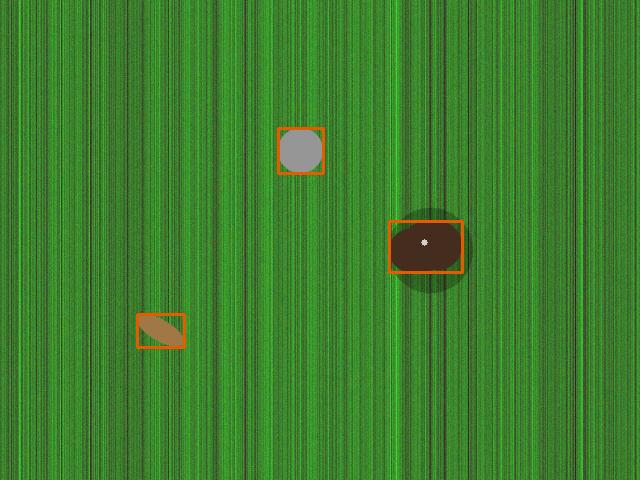
#> input picture SO101_TRIMMER/poop_scene_test.png, 640 x 480 px; its folder holds only this picture in this run
$ python -i lawn_shape.py   (imports and definitions only)
#> lines starting #> are read from the running program, lines starting #| are printed output that depends on the picture; after the words box and inside, x2 and y2 are one past the last pixel; in counts of white or black regions, pixels touching at a corner belong together
#> further down, picture is the input picture: shape (480, 640, 3); mean B, G, R 44.6, 126.9, 61.2
"""Find the lawn automatically: segment the green area, project it to metres.

Instead of clicking four corners of an assumed rectangle, this looks at what is
actually in front of the camera, decides which of it is grass, and returns that
region as a real-world polygon. The dashboard then draws the true lawn shape
rather than a rectangle.

    mask   = green_mask(bgr)                  # which pixels are grass
    poly   = ground_polygon(mask, H)          # [[x_m, y_m], ...] on the ground
    smooth = LawnShape().update(poly)         # de-jittered across frames

SCALE STILL COMES FROM THE HOMOGRAPHY. You cannot get metres out of a colour
blob alone — something has to fix the scale. So run calibrate_lawn_map.py once
(any known rectangle on the grass) and after that the SHAPE is automatic: the
lawn can be any outline, and it no longer has to match what you clicked.

Pure functions, no camera or depthai imports, so the geometry is unit-testable.
"""

# --- put the project's folders on sys.path (see paths.py) --------------------
import sys as _sys, pathlib as _pl
_d = _pl.Path(__file__).resolve().parent
# [2 lines not run here, left out]
if str(_d) not in _sys.path:
    _sys.path.insert(0, str(_d))
import paths as _paths
# [1 line not run here, left out]
# -----------------------------------------------------------------------------
import numpy as np
import cv2

# --- what counts as grass (OpenCV HSV: H 0-179, S 0-255, V 0-255) ----------
GRASS_H_LO, GRASS_H_HI = 30, 95     # green through yellow-green
GRASS_S_MIN = 35                    # must have some colour (excludes grey path)
GRASS_V_MIN = 25                    # excludes deep shadow
GRASS_V_MAX = 250                   # excludes blown-out highlights

MIN_AREA_FRAC = 0.02                # ignore green specks < 2% of the frame
SIMPLIFY_PX = 6.0                   # contour simplification tolerance
MAX_RANGE_M = 6.0                   # clip the polygon: beyond this the ground
                                    # plane projection is meaningless (horizon)
MAX_POINTS = 40                     # keep the polygon light for JSON/web


def green_mask(bgr, close_px=9, open_px=5):
    """Boolean mask of the grass region — largest green blob, holes filled."""
#> called with close_px = 9, open_px = 5
    hsv = cv2.cvtColor(bgr, cv2.COLOR_BGR2HSV)
#> hsv: shape (480, 640, 3); mean H, S, V 53.6, 163.4, 128.2
    h, s, v = hsv[..., 0], hsv[..., 1], hsv[..., 2]
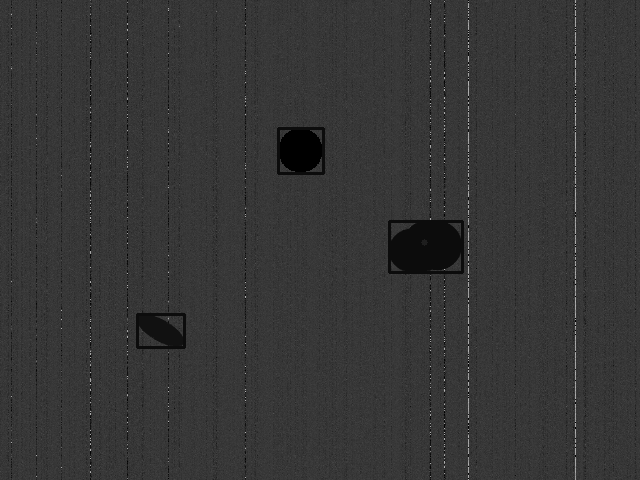
#> h: shape (480, 640); min 0, max 179, mean 53.6
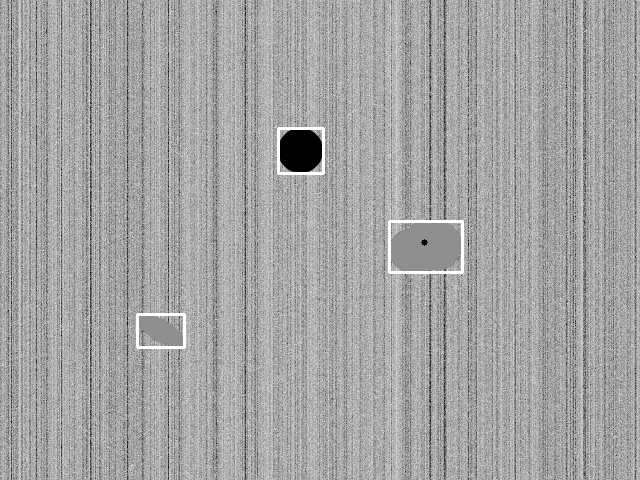
#> s: shape (480, 640); min 0, max 255, mean 163.4
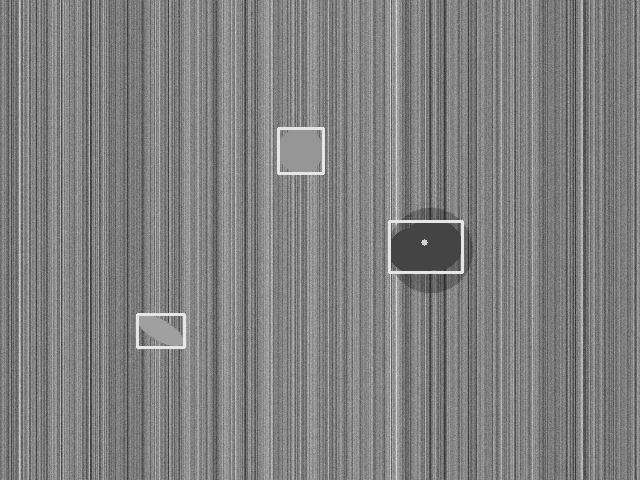
#> v: shape (480, 640); min 35, max 241, mean 128.2
    m = ((h >= GRASS_H_LO) & (h <= GRASS_H_HI) & (s >= GRASS_S_MIN)
         & (v >= GRASS_V_MIN) & (v <= GRASS_V_MAX)).astype(np.uint8) * 255
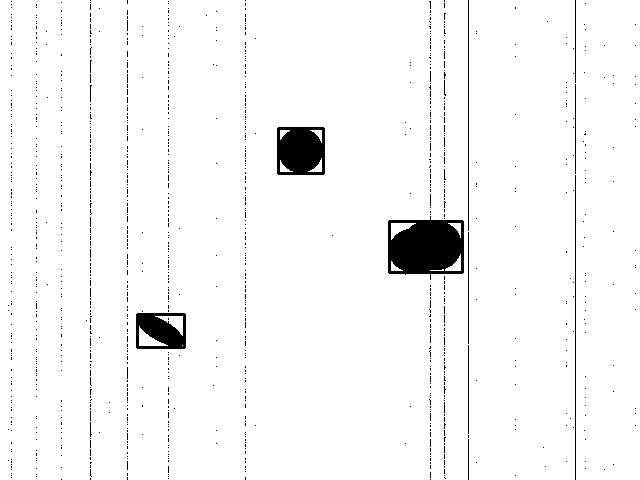
#> m: shape (480, 640); 96.7% white; 1069 black regions (1059 under 20 px), largest, box (x1, y1, x2, y2) and area: (388, 216, 464, 280) 3645, (277, 127, 325, 175) 2046, (136, 313, 186, 349) 1318
    if open_px:
        m = cv2.morphologyEx(m, cv2.MORPH_OPEN,
                             np.ones((open_px, open_px), np.uint8))
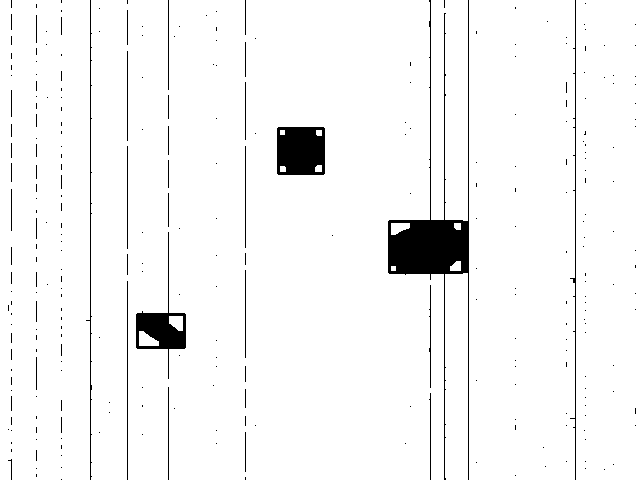
#> m: shape (480, 640); 96% white; 289 black regions (258 under 20 px), largest, box (x1, y1, x2, y2) and area: (388, 0, 469, 480) 5124, (277, 127, 325, 175) 2159, (136, 232, 186, 379) 1528
    if close_px:
        # close gaps caused by poop, shadows, toys sitting on the grass
        m = cv2.morphologyEx(m, cv2.MORPH_CLOSE,
                             np.ones((close_px, close_px), np.uint8))
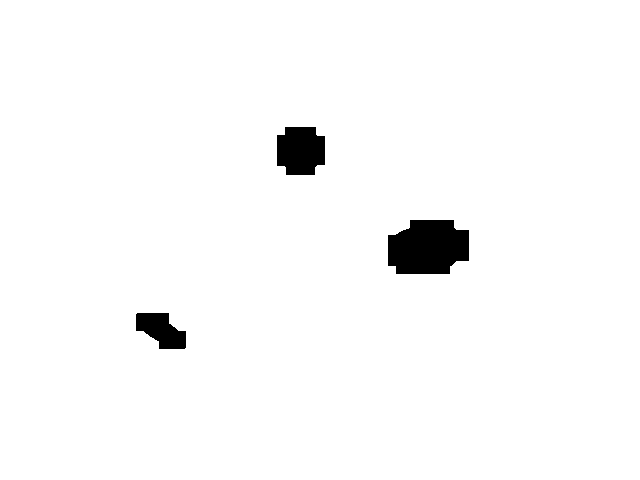
#> m: shape (480, 640); 97.8% white; 3 black regions, box (x1, y1, x2, y2) and area: (388, 220, 469, 274) 3664, (277, 127, 325, 175) 1983, (136, 313, 186, 349) 1207
    n, lbl, stats, _ = cv2.connectedComponentsWithStats(m, connectivity=8)
#> n = 2; stats = [[136, 127, 333, 222, 6854], [0, 0, 640, 480, 300346]]
    if n <= 1:
        return np.zeros(m.shape, bool)
    # biggest component that isn't the background
    idx = 1 + int(np.argmax(stats[1:, cv2.CC_STAT_AREA]))
#> idx = 1
    if stats[idx, cv2.CC_STAT_AREA] < MIN_AREA_FRAC * m.size:
        return np.zeros(m.shape, bool)
    keep = (lbl == idx).astype(np.uint8) * 255
    # fill interior holes so objects ON the lawn don't punch through it
    ff = keep.copy()
    pad = np.zeros((ff.shape[0] + 2, ff.shape[1] + 2), np.uint8)
    cv2.floodFill(ff, pad, (0, 0), 255)
    return (keep | cv2.bitwise_not(ff)) > 0
#> returned value: shape (480, 640) bool; every value is 1


# [91 lines left out: functions _clip_forward, ground_polygon, polygon_area, polygon_bounds, point_in_polygon, fit_rectangle, not called in this run]


class RectLawn:
    """A rectangular lawn whose position/orientation follow the camera.

    Feed it whatever green you can currently see; it reports a smoothed
    rectangle of the known size. Because only centre and angle move, the shape
    never wobbles — it just re-orients as the camera turns.
    """

    # [49 lines left out: functions __init__, _wrap, update, rect, not called in this run]

    def area(self):
        return float(self.size[0] * self.size[1]) if self.size else 0.0


class LawnMap:
    """Accumulate the lawn in WORLD space as the camera looks around.

    A single frame only shows the grass currently in view, so the outline would
    shrink and grow as the camera pans. Instead we mark what we have seen into
    a world-space occupancy grid and report the outline of everything observed
    so far. That gives a stable shape that grows to the true lawn, works with a
    moving camera, and handles concave/irregular outlines.

        lm = LawnMap()
        lm.add(green_mask(frame), W)      # W = current image->world homography
        poly = lm.polygon()               # metres, or None
    """

    # [8 lines left out: function __init__, not called in this run]

    def _to_cell(self, x, y):
        return (int((x - self.x0) / self.cell), int((y - self.y0) / self.cell))

    def _to_world(self, cx, cy):
        return (self.x0 + (cx + 0.5) * self.cell, self.y0 + (cy + 0.5) * self.cell)

    # [41 lines left out: functions add, polygon, not called in this run]

    def area(self):
        """Observed lawn area in m^2 (grid cells actually seen)."""
        return float((self.grid > 0).sum()) * self.cell * self.cell


class LawnShape:
    """Temporally smoothed lawn outline.

    A per-frame contour jitters as grass moves and light changes, which would
    make the dashboard shape wobble. We only accept a new outline when it is
    broadly consistent with the running one, and blend the reported area.
    """

    # [23 lines left out: functions __init__, update, not called in this run]

>>> import cv2
>>> picture = cv2.imread('../poop_scene_test.png')
>>> result = green_mask(picture)
